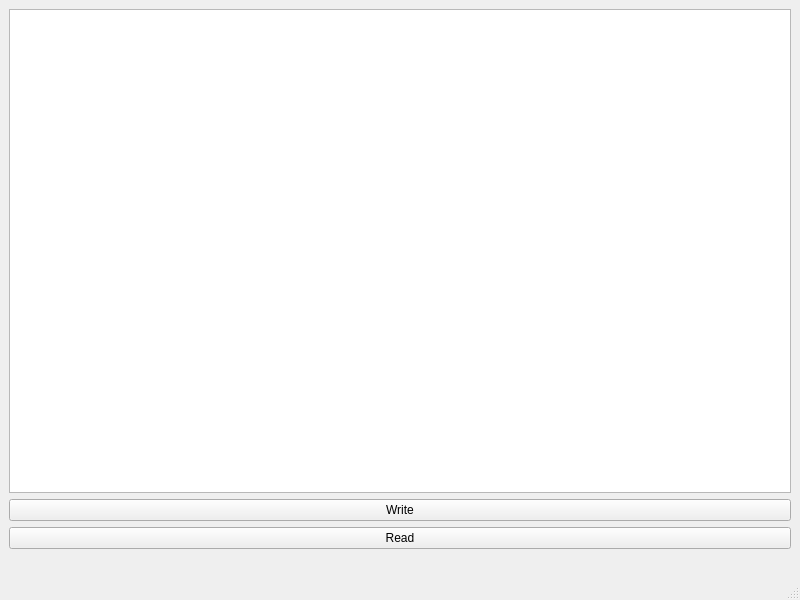
<?xml version="1.0" encoding="UTF-8"?>
<ui version="4.0">
 <class>MainWindow</class>
 <widget class="QMainWindow" name="MainWindow">
  <property name="geometry">
   <rect>
    <x>0</x>
    <y>0</y>
    <width>800</width>
    <height>600</height>
   </rect>
  </property>
  <property name="windowTitle">
   <string>MainWindow</string>
  </property>
  <widget class="QWidget" name="centralwidget">
   <layout class="QVBoxLayout" name="verticalLayout_2">
    <item>
     <layout class="QVBoxLayout" name="verticalLayout">
      <item>
       <widget class="QPlainTextEdit" name="plainTextEdit"/>
      </item>
      <item>
       <widget class="QPushButton" name="pushButton_2">
        <property name="text">
         <string>Write</string>
        </property>
       </widget>
      </item>
      <item>
       <widget class="QPushButton" name="pushButton">
        <property name="text">
         <string>Read</string>
        </property>
       </widget>
      </item>
     </layout>
    </item>
    <item>
     <widget class="QLabel" name="lblTime">
      <property name="text">
       <string/>
      </property>
     </widget>
    </item>
   </layout>
  </widget>
  <widget class="QMenuBar" name="menubar">
   <property name="geometry">
    <rect>
     <x>0</x>
     <y>0</y>
     <width>800</width>
     <height>26</height>
    </rect>
   </property>
  </widget>
  <widget class="QStatusBar" name="statusbar"/>
 </widget>
 <resources/>
 <connections/>
</ui>
